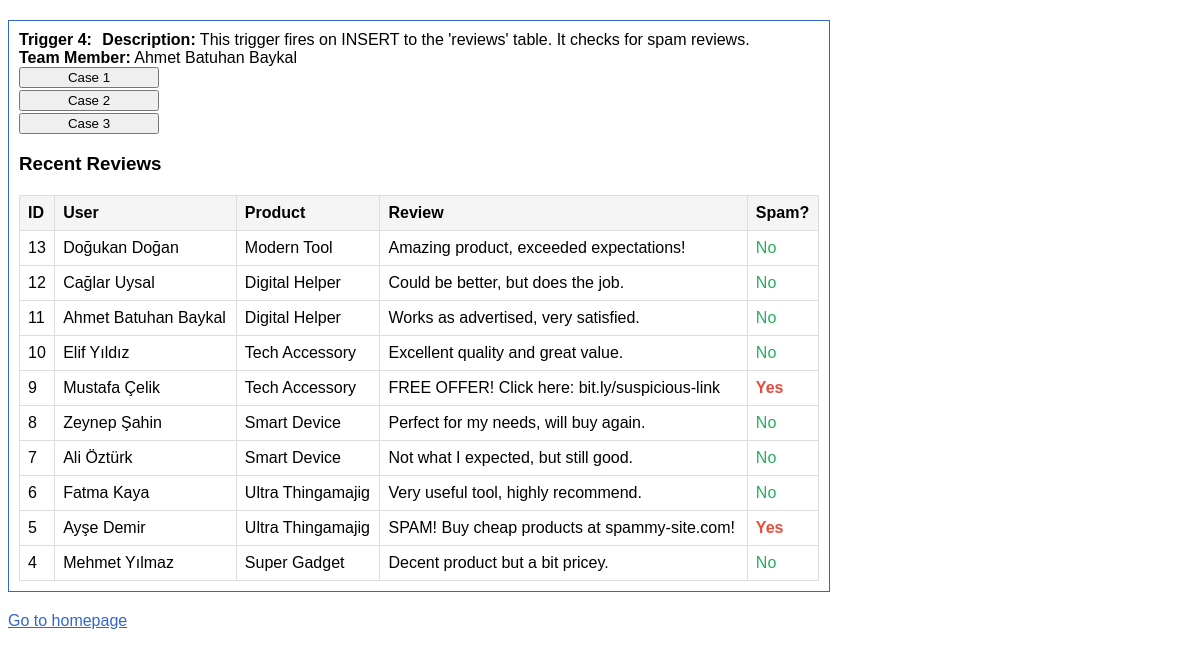
The page /scripts/user/trigger_4.php on the database its author committed.
### tables this page shows
CREATE TABLE reviews (
    id INT AUTO_INCREMENT PRIMARY KEY,
    user_id INT,
    product_id INT,
    review_text TEXT,
    FOREIGN KEY (user_id) REFERENCES users(id),
    FOREIGN KEY (product_id) REFERENCES products(id)
);

CREATE TABLE users (
    id INT AUTO_INCREMENT PRIMARY KEY,
    name VARCHAR(100),
    email VARCHAR(100)
);

CREATE TABLE products (
    id INT AUTO_INCREMENT PRIMARY KEY,
    name VARCHAR(100),
    price DECIMAL(10,2)
);

### scripts/user/trigger_4.php (the view, shortened to what this page needs)
<?php
require_once 'db_mysql.php';
$trigger_title = "Trigger 4";
$trigger_description = "This trigger fires on INSERT to the 'reviews' table. It checks for spam reviews.";
$member_name = "Ahmet Batuhan Baykal";
$reviews_result = $conn->query("
    SELECT r.*, u.name as username, p.name as product_name,
           CASE WHEN s.review_id IS NOT NULL THEN 'Yes' ELSE 'No' END as is_spam
    FROM reviews r
    JOIN users u ON r.user_id = u.id
    JOIN products p ON r.product_id = p.id
    LEFT JOIN spam_reviews s ON r.id = s.review_id
    ORDER BY r.id DESC
    LIMIT 10
");
?>
<!DOCTYPE html>
<html>
<head>
</head>
<body>
    <div class="mainbox">
        <span class="title"><?= htmlspecialchars($trigger_title) ?>:</span>
        <div class="desc">
            <strong>Description:</strong> <?= htmlspecialchars($trigger_description) ?>
            <br>
            <strong>Team Member:</strong> <?= htmlspecialchars($member_name) ?>
        </div>
        <form method="post" class="case-btns">
            <button type="submit" name="case" value="case1">Case 1</button>
            <button type="submit" name="case" value="case2">Case 2</button>
            <button type="submit" name="case" value="case3">Case 3</button>
        </form>
        <h3>Recent Reviews</h3>
        <table class="reviews-table">
            <tr>
                <th>ID</th>
                <th>User</th>
                <th>Product</th>
                <th>Review</th>
                <th>Spam?</th>
            </tr>
            <?php while ($row = $reviews_result->fetch_assoc()): ?>
                <tr>
                    <td><?= htmlspecialchars($row['id']) ?></td>
                    <td><?= htmlspecialchars($row['username']) ?></td>
                    <td><?= htmlspecialchars($row['product_name']) ?></td>
                    <td><?= htmlspecialchars($row['review_text']) ?></td>
                    <td class="<?= $row['is_spam'] === 'Yes' ? 'spam-yes' : 'spam-no' ?>">
                        <?= htmlspecialchars($row['is_spam']) ?>
                    </td>
                </tr>
            <?php endwhile; ?>
        </table>
    </div>
    <a href="index.php">Go to homepage</a>
</body>
</html>

### scripts/user/trigger_4.php (style rules this page uses)
body { font-family: Arial, sans-serif; }
.mainbox { border: 1px solid #3366cc; margin-top: 20px; margin-bottom: 20px; padding: 10px; max-width: 800px; }
.title { font-weight: bold; border: none; }
.desc { display: inline; margin-left: 6px; }
.case-btns button { display: block; margin-bottom: 2px; width: 140px; }
.reviews-table { width: 100%; margin-top: 20px; border-collapse: collapse; }
.reviews-table th, .reviews-table td { border: 1px solid #ddd; padding: 8px; text-align: left; }
.reviews-table th { background-color: #f5f5f5; }
.spam-yes { color: #e74c3c; font-weight: bold; }
.spam-no { color: #27ae60; }
a { color: #3366cc; text-decoration: underline; }

### rows shown on the page
reviews: id "13", user.name "Doğukan Doğan", product.name "Modern Tool", review_text "Amazing product, exceeded expectations!", is_spam "No"
reviews: id "12", user.name "Cağlar Uysal", product.name "Digital Helper", review_text "Could be better, but does the job.", is_spam "No"
reviews: id "11", user.name "Ahmet Batuhan Baykal", product.name "Digital Helper", review_text "Works as advertised, very satisfied.", is_spam "No"
reviews: id "10", user.name "Elif Yıldız", product.name "Tech Accessory", review_text "Excellent quality and great value.", is_spam "No"
reviews: id "9", user.name "Mustafa Çelik", product.name "Tech Accessory", review_text "FREE OFFER! Click here: bit.ly/suspicious-link", is_spam "Yes"
reviews: id "8", user.name "Zeynep Şahin", product.name "Smart Device", review_text "Perfect for my needs, will buy again.", is_spam "No"
reviews: id "7", user.name "Ali Öztürk", product.name "Smart Device", review_text "Not what I expected, but still good.", is_spam "No"
reviews: id "6", user.name "Fatma Kaya", product.name "Ultra Thingamajig", review_text "Very useful tool, highly recommend.", is_spam "No"
reviews: id "5", user.name "Ayşe Demir", product.name "Ultra Thingamajig", review_text "SPAM! Buy cheap products at spammy-site.com!", is_spam "Yes"
reviews: id "4", user.name "Mehmet Yılmaz", product.name "Super Gadget", review_text "Decent product but a bit pricey.", is_spam "No"

### other values the page prints
$trigger_title "Trigger 4"
$trigger_description "This trigger fires on INSERT to the 'reviews' table. It checks for spam reviews."
$member_name "Ahmet Batuhan Baykal"
